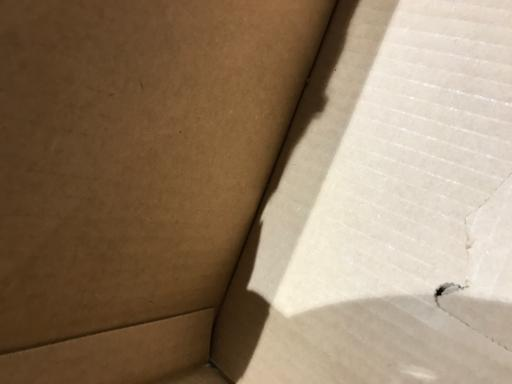
#> input picture trashnet_dataset/cardboard/cardboard101.jpg, 512 x 384 px, found by its file name; its folder holds only this picture in this run
$ python classifier.py
#> lines starting #> are read from the running program, lines starting #| are printed output that depends on the picture
import os
import cv2
import numpy as np
import joblib
from sklearn.model_selection import train_test_split
from sklearn.metrics import accuracy_score, classification_report, confusion_matrix
from sklearn.utils import resample
from imblearn.ensemble import BalancedRandomForestClassifier
import matplotlib.pyplot as plt
import seaborn as sns
from skimage.feature import hog

# Function to extract HOG features
def extract_hog_features(image):
    features = hog(image,
                  orientations=9,
                  pixels_per_cell=(8, 8),
                  cells_per_block=(2, 2),
                  visualize=False)
    return features

def load_dataset(dataset_path):
    categories = [folder for folder in os.listdir(dataset_path)
                 if os.path.isdir(os.path.join(dataset_path, folder))]

    data = []
    labels = []

    for category in categories:
        category_path = os.path.join(dataset_path, category)
        for img_name in os.listdir(category_path):
            img_path = os.path.join(category_path, img_name)
            img = cv2.imread(img_path, cv2.IMREAD_GRAYSCALE)
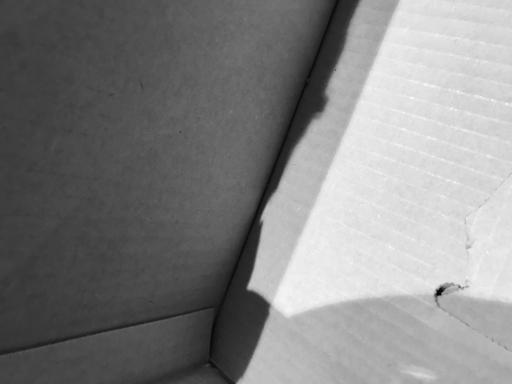
#> img: shape (384, 512); min 0, max 248, mean 131
            if img is not None:
                img = cv2.resize(img, (64, 64))  # Resize to consistent dimensions
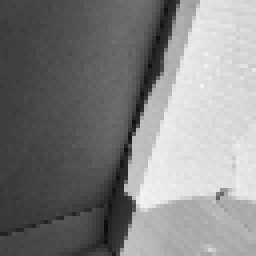
#> img: shape (64, 64) (shown 4 times larger); min 12, max 242, mean 131.1
                hog_features = extract_hog_features(img)
#> in extract_hog_features, `features = hog(image, orientations=9, pixels_per_cell=(8, 8), cells_pe..`: features = 1764 values, max 0.487 at index 369, min 0 at index 35, mean 0.129
#> hog_features has the same summary as features in extract_hog_features
                data.append(hog_features)
                labels.append(category)
#> pass 2 of the loop in load_dataset, `for category in categories:`:
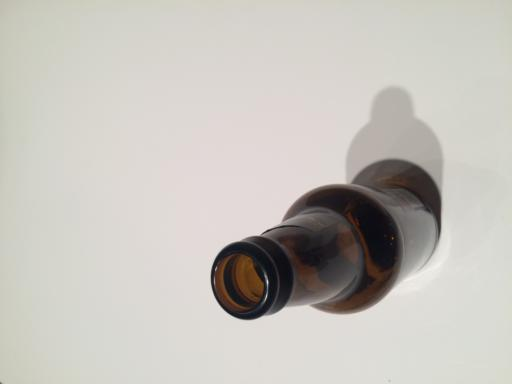
#> input picture trashnet_dataset/glass/glass1.jpg, 512 x 384 px, found by its file name
#> in load_dataset, `img = cv2.resize(img, (64, 64))`:
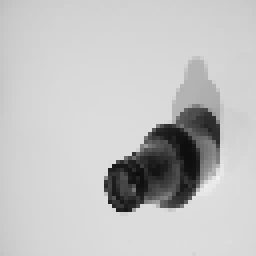
#> img: shape (64, 64) (shown 4 times larger); min 13, max 241, mean 194.4
#> hog_features = 1764 values, max 0.669 at index 857, min 0 at index 5, mean 0.0983

    return np.array(data), np.array(labels)

def balance_dataset(data, labels, target_samples=500):
#> called with data = array of shape (2, 1764), labels = array of shape (2,), target_samples = 500
    unique_classes = np.unique(labels)
    balanced_data = []
    balanced_labels = []

    for cls in unique_classes:
        cls_indices = np.where(labels == cls)[0]
        cls_data = data[cls_indices]
        cls_labels = labels[cls_indices]

        if len(cls_data) < target_samples:
            cls_data, cls_labels = resample(cls_data, cls_labels,
                                          replace=True,
                                          n_samples=target_samples,
                                          random_state=42)

        balanced_data.extend(cls_data)
        balanced_labels.extend(cls_labels)
#> this loop made 2 passes
#> (cls, cls_indices) on passes 1 to 2: ('cardboard', [0]), ('glass', [1])
#> pass 1, in balance_dataset, `cls_data, cls_labels = resample(cls_data, cls_labels, replace=True, n_..`:
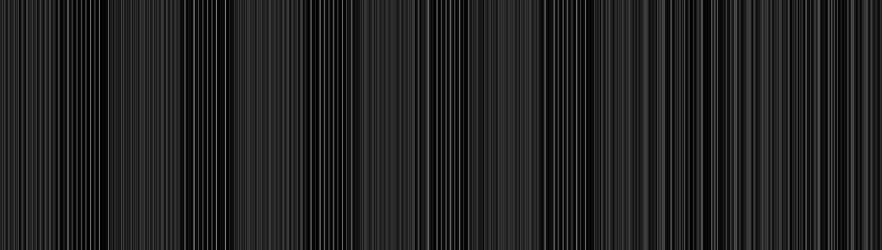
#> cls_data: shape (500, 1764) float64 (shown at 1/2 size); min 0, max 0.487, mean 0.129
#> pass 2, in balance_dataset, `cls_data, cls_labels = resample(cls_data, cls_labels, replace=True, n_..`:
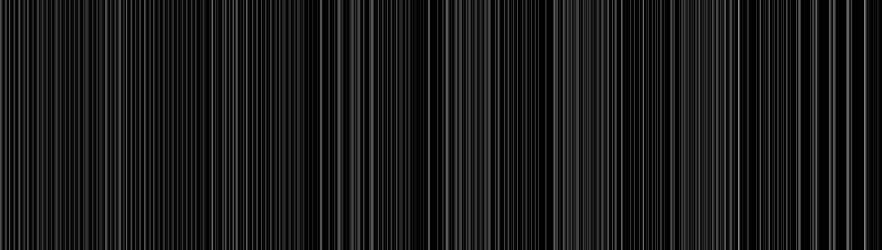
#> cls_data: shape (500, 1764) float64 (shown at 1/2 size); min 0, max 0.669, mean 0.0983
#> after the loop, balanced_data = 1000 items; balanced_labels = 1000 items, first 6: 'cardboard', 'cardboard', 'cardboard', 'cardboard', 'cardboard', 'cardboard'

    return np.array(balanced_data), np.array(balanced_labels)

def train_model(X_train, y_train):
    model = BalancedRandomForestClassifier(
        n_estimators=100,
        random_state=42,
        bootstrap=False,
        class_weight='balanced'
    )
    model.fit(X_train, y_train)
    return model

def evaluate_model(model, X_test, y_test):
    y_pred = model.predict(X_test)

    # Accuracy
    accuracy = accuracy_score(y_test, y_pred)
    print(f"Model Accuracy: {accuracy:.2f}")

    # Classification report
    print("\nClassification Report:")
    print(classification_report(y_test, y_pred, target_names=model.classes_))

    # Confusion matrix
    plt.figure(figsize=(10, 8))
    conf_matrix = confusion_matrix(y_test, y_pred, labels=model.classes_)
    sns.heatmap(conf_matrix, annot=True, fmt='d',
                xticklabels=model.classes_, yticklabels=model.classes_)
    plt.xlabel('Predicted')
    plt.ylabel('Actual')
    plt.title('Confusion Matrix')
    plt.savefig('confusion_matrix.png')
    plt.close()

def save_model(model, output_dir, model_name):
    os.makedirs(output_dir, exist_ok=True)
    model_path = os.path.join(output_dir, model_name)
    joblib.dump(model, model_path)
    print(f"[✔] Model saved to {model_path}")

def main():
    # Configuration
    dataset_path = r"C:\Users\karti\PycharmProjects\yearendMLproject\trashnet_dataset"
    output_dir = "../models"
    model_name = "waste_classifier_rf.pkl"

    # Load and prepare data
    print("Loading dataset...")
    data, labels = load_dataset(dataset_path)

    # Balance the dataset
    print("Balancing dataset...")
    balanced_data, balanced_labels = balance_dataset(data, labels)
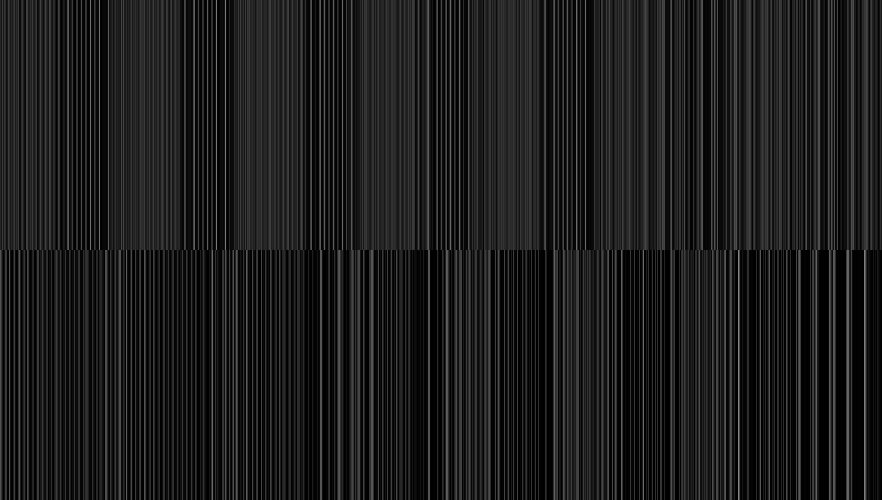
#> balanced_data: shape (1000, 1764) float64 (shown at 1/2 size); min 0, max 0.669, mean 0.114

    # Split into train/test sets
    print("Splitting dataset...")
    X_train, X_test, y_train, y_test = train_test_split(
        balanced_data, balanced_labels, test_size=0.2, random_state=42
    )
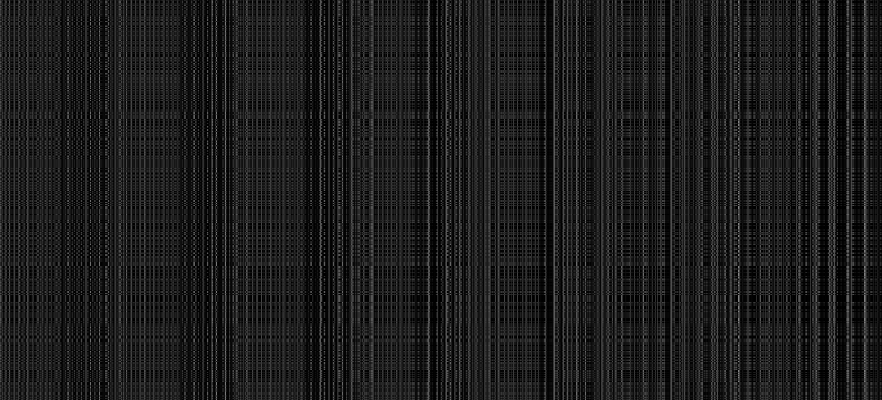
#> X_train: shape (800, 1764) float64 (shown at 1/2 size); min 0, max 0.669, mean 0.114
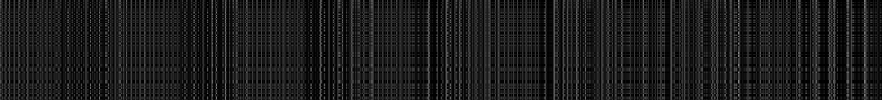
#> X_test: shape (200, 1764) float64 (shown at 1/2 size); min 0, max 0.669, mean 0.113

    # Train model
    print("Training model...")
    model = train_model(X_train, y_train)

    # Evaluate model
    print("Evaluating model...")
    evaluate_model(model, X_test, y_test)

    # Save model
    save_model(model, output_dir, model_name)

if __name__ == "__main__":
    main()
#> (the call stopped at in train_model, `model = BalancedRandomForestClassifier( n_estimators=100, random_state..`: imblearn is not available in this run)
